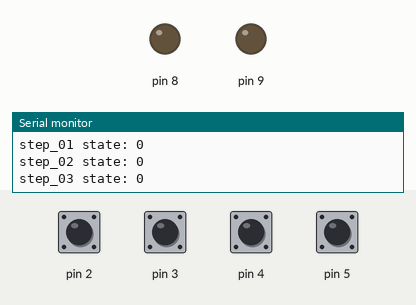
This sketch was run on a simulated Arduino Uno, built with avr-gcc and run on an emulated ATmega328P. Shown: output pins drawn as LEDs (lit = HIGH), the last lines printed to the serial monitor. Inputs (shaded band) come from the test bench; at power-on: pin 2–5 HIGH.

Above: at 2.8 s.
2.9 s: pin 2 pulled LOW for 1.25 s
At 4.2 s:
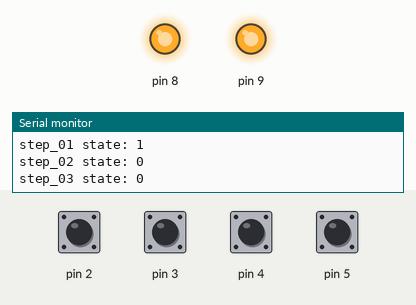
5.6 s: pin 3 pulled LOW for 1.25 s
At 8.2 s:
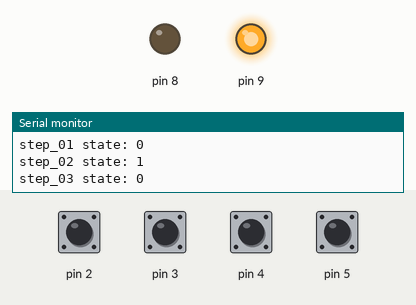
8.5 s: pin 5 pulled LOW for 1.25 s
At 11.4 s:
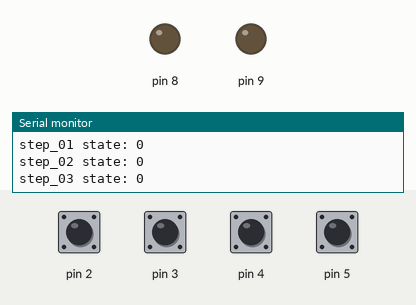
Timing chart, 0 to 12.9 s (numbered marks = the images above; inputs shaded):
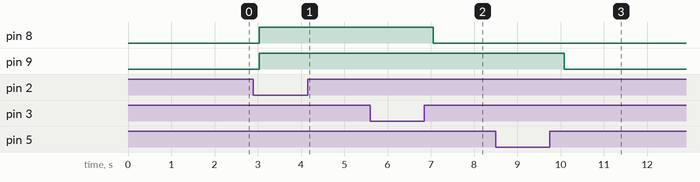

Measured:
- after the input at 2.9 s, pin 8, pin 9: LOW → HIGH after 0.13 s
- after the input at 5.6 s, pin 8: HIGH → LOW after 1.5 s
- after the input at 8.5 s, pin 9: HIGH → LOW after 1.6 s

The sketch:

SFC_Arduino_Example3.ino
```cpp
// list variables according to number of steps
bool step_00 = 1;
bool step_01 = 0;
bool step_02 = 0;
bool step_03 = 0;

void setup() {
  // define inputs and outputs used
  pinMode(2, INPUT_PULLUP);
  pinMode(3, INPUT_PULLUP);
  pinMode(4, INPUT_PULLUP);
  pinMode(5, INPUT_PULLUP);
  pinMode(8, OUTPUT);
  pinMode(9, OUTPUT);

  Serial.begin(9600);
}

void loop() {
  // perform input readings
  bool i2 = !digitalRead(2);
  bool i3 = !digitalRead(3);
  bool i4 = !digitalRead(4);
  bool i5 = !digitalRead(5);

  //implement activation and deactivation functions of each step of the SFC
  if (step_03 && 1) {
    step_00 = 1;
  }
  else if (step_01) {
    step_00 = 0;
  }

  if (step_00 && i2) {
    step_01 = 1;
  }
  else if (step_02 || step_03) {
    step_01 = 0;
  }

  if (step_01 && i3) {
    step_02 = 1;
  }
  else if (step_03) {
    step_02 = 0;
  }

  if ((step_01 && i4) || (step_02 && i5)) {
    step_03 = 1;
  }
  else if (step_00) {
    step_03 = 0;
  }

  Serial.print("step_00 state: ");
  Serial.println(step_00);
  Serial.print("step_01 state: ");
  Serial.println(step_01);
  Serial.print("step_02 state: ");
  Serial.println(step_02);
  Serial.print("step_03 state: ");
  Serial.println(step_03);

  // switch outputs according to the actions associated with each step
  digitalWrite(8, step_01);
  digitalWrite(9, (step_01 || step_02));

  delay (1000);
}
```
